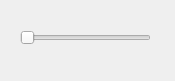
      <widget class="QFrame" name="frame_duo_3">
       <property name="geometry">
        <rect>
         <x>365</x>
         <y>205</y>
         <width>175</width>
         <height>81</height>
        </rect>
       </property>
       <property name="font">
        <font>
         <family>Segoe UI</family>
        </font>
       </property>
       <property name="styleSheet">
        <string notr="true"/>
       </property>
       <property name="frameShape">
        <enum>QFrame::Shape::NoFrame</enum>
       </property>
       <property name="frameShadow">
        <enum>QFrame::Shadow::Raised</enum>
       </property>
       <widget class="QSlider" name="duo_meta_3">
        <property name="geometry">
         <rect>
          <x>20</x>
          <y>27</y>
          <width>131</width>
          <height>22</height>
         </rect>
        </property>
        <property name="font">
         <font>
          <family>Segoe UI</family>
         </font>
        </property>
        <property name="maximum">
         <number>1</number>
        </property>
        <property name="orientation">
         <enum>Qt::Orientation::Horizontal</enum>
        </property>
       </widget>
       <widget class="QLabel" name="le_meta_duo_name_3">
        <property name="geometry">
         <rect>
          <x>20</x>
          <y>0</y>
          <width>130</width>
          <height>22</height>
         </rect>
        </property>
        <property name="font">
         <font>
          <pointsize>10</pointsize>
          <bold>true</bold>
         </font>
        </property>
        <property name="styleSheet">
         <string notr="true"/>
        </property>
        <property name="text">
         <string notr="true"/>
        </property>
        <property name="alignment">
         <set>Qt::AlignmentFlag::AlignCenter</set>
        </property>
       </widget>
       <widget class="QLabel" name="le_meta_duo_3_value_0">
        <property name="geometry">
         <rect>
          <x>0</x>
          <y>60</y>
          <width>85</width>
          <height>22</height>
         </rect>
        </property>
        <property name="font">
         <font>
          <pointsize>10</pointsize>
          <bold>true</bold>
         </font>
        </property>
        <property name="styleSheet">
         <string notr="true"/>
        </property>
        <property name="text">
         <string notr="true"/>
        </property>
        <property name="alignment">
         <set>Qt::AlignmentFlag::AlignCenter</set>
        </property>
       </widget>
       <widget class="QLabel" name="le_meta_duo_3_value_1">
        <property name="geometry">
         <rect>
          <x>90</x>
          <y>60</y>
          <width>85</width>
          <height>22</height>
         </rect>
        </property>
        <property name="font">
         <font>
          <pointsize>10</pointsize>
          <bold>true</bold>
         </font>
        </property>
        <property name="styleSheet">
         <string notr="true"/>
        </property>
        <property name="text">
         <string notr="true"/>
        </property>
        <property name="alignment">
         <set>Qt::AlignmentFlag::AlignCenter</set>
        </property>
       </widget>
      </widget>
